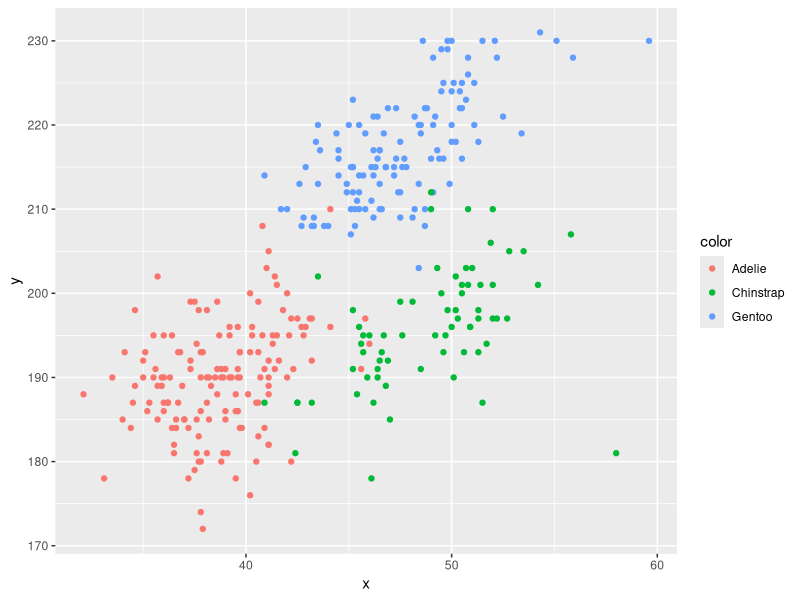
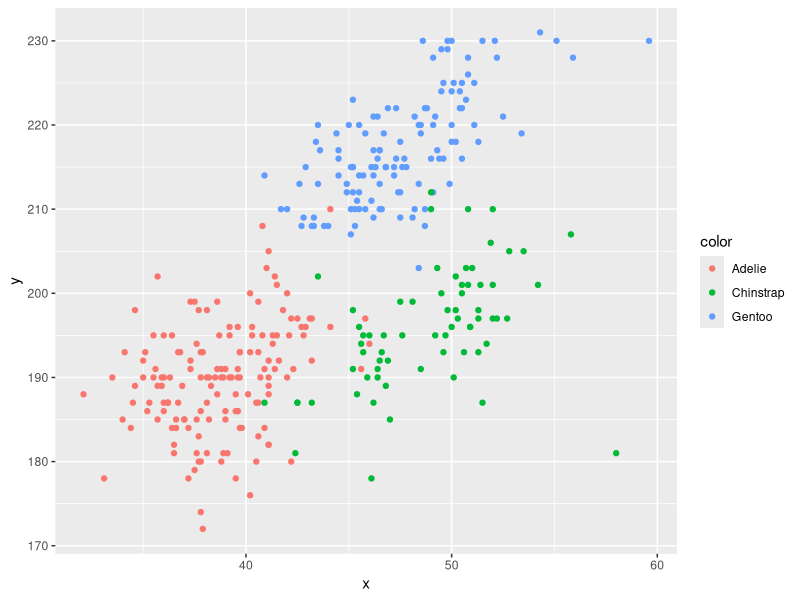

Write the R code that produced these figures, in order.
## ---- chunk 1
library(tidyverse)
## ---- chunk 2
data("penguins", package = "palmerpenguins")
## ---- chunk 3

plot_df = 
  tibble(
    x = pull(penguins, bill_length_mm),
    y = pull(penguins, flipper_length_mm),
    color = pull(penguins, species)
  )
ggplot(plot_df, aes(x = x, y = y, color = color)) + geom_point()
ggsave("flipper_bill_scatterplot.png")
